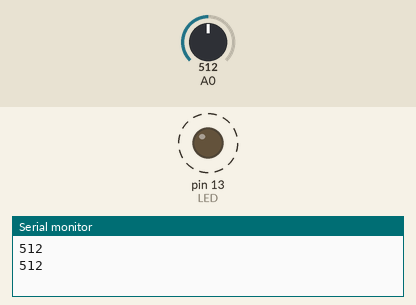
Bench run of a sketch on a simulated Arduino Uno, built with avr-gcc and run on an emulated ATmega328P. Shown: output pins drawn as LEDs (lit = HIGH), the last lines printed to the serial monitor. Dashed ring = blinking. Inputs (shaded band) come from the test bench; at power-on: A0 = 512.

Above: at 1.8 s.
1.9 s: A0 set to 306
At 2.2 s:
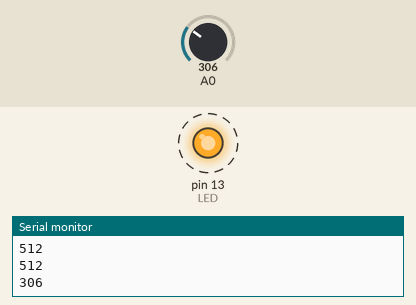
5.4 s: A0 set to 122
At 5.56 s:
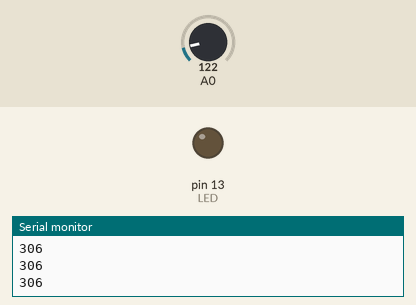
Timing chart, 0 to 14.9 s (numbered marks = the images above; inputs shaded):
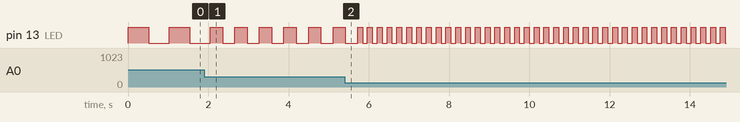

Measured:
- after the input at 1.9 s, pin 13 (LED): alternates HIGH for 0.31 s and LOW for 0.31 s, starting after 0.46 s
- by itself, pin 13 (LED): alternates HIGH for 0.51 s and LOW for 0.51 s

The sketch:

Dugme.ino
```cpp
// Example 06A: Blink LED at a rate specified by the
// value of the analogue input
//
// Copy and paste this example into an empty Arduino sketch

#define LED  13 // the pin for the LED
#define SENSOR 0
int val = 0;   // variable used to store the value
               // coming from the sensor
void setup() {
  pinMode(LED, OUTPUT); // LED is as an OUTPUT
  Serial.begin(9600);
  // Note: Analogue pins are
  // automatically set as inputs
}

void loop() {

  val = analogRead(0); // read the value from
                       // the sensor
  Serial.println(val);
  digitalWrite(13, HIGH); // turn the LED on

  delay(val); // stop the program for
              // some time

  digitalWrite(13, LOW); // turn the LED off

  delay(val); // stop the program for
              // some time
}
```
